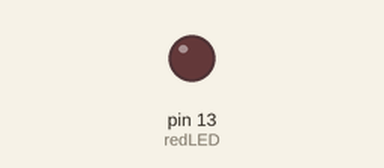
This sketch was run on a simulated Arduino Uno, built with avr-gcc and run on an emulated ATmega328P. Shown: output pins drawn as LEDs (lit = HIGH).

Above: at 5.0 s.
At 12.5 s:
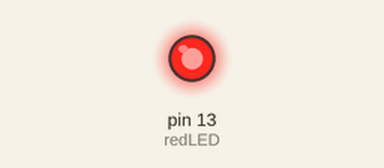
Timing chart, 0 to 19.5 s (numbered marks = the images above):
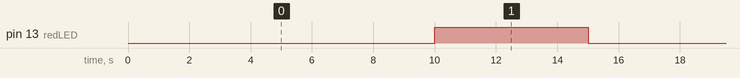

The sketch:

AnalogWrite.ino
```cpp
int redLED = 13;
int bright = 255;
int normal = 64;
int dim = 16;
int waitTime = 5000;

void setup() {
  // put your setup code here, to run once:
  pinMode(redLED, OUTPUT);

}

void loop() {
  // put your main code here, to run repeatedly:
  analogWrite(redLED, dim);
  delay(waitTime);
  analogWrite(redLED, normal);
  delay(waitTime);
  analogWrite(redLED, bright);
  delay(waitTime);
}
```

Measured:
- by itself, pin 13 (redLED): alternates HIGH for 5.0 s and LOW for 10.0 s
